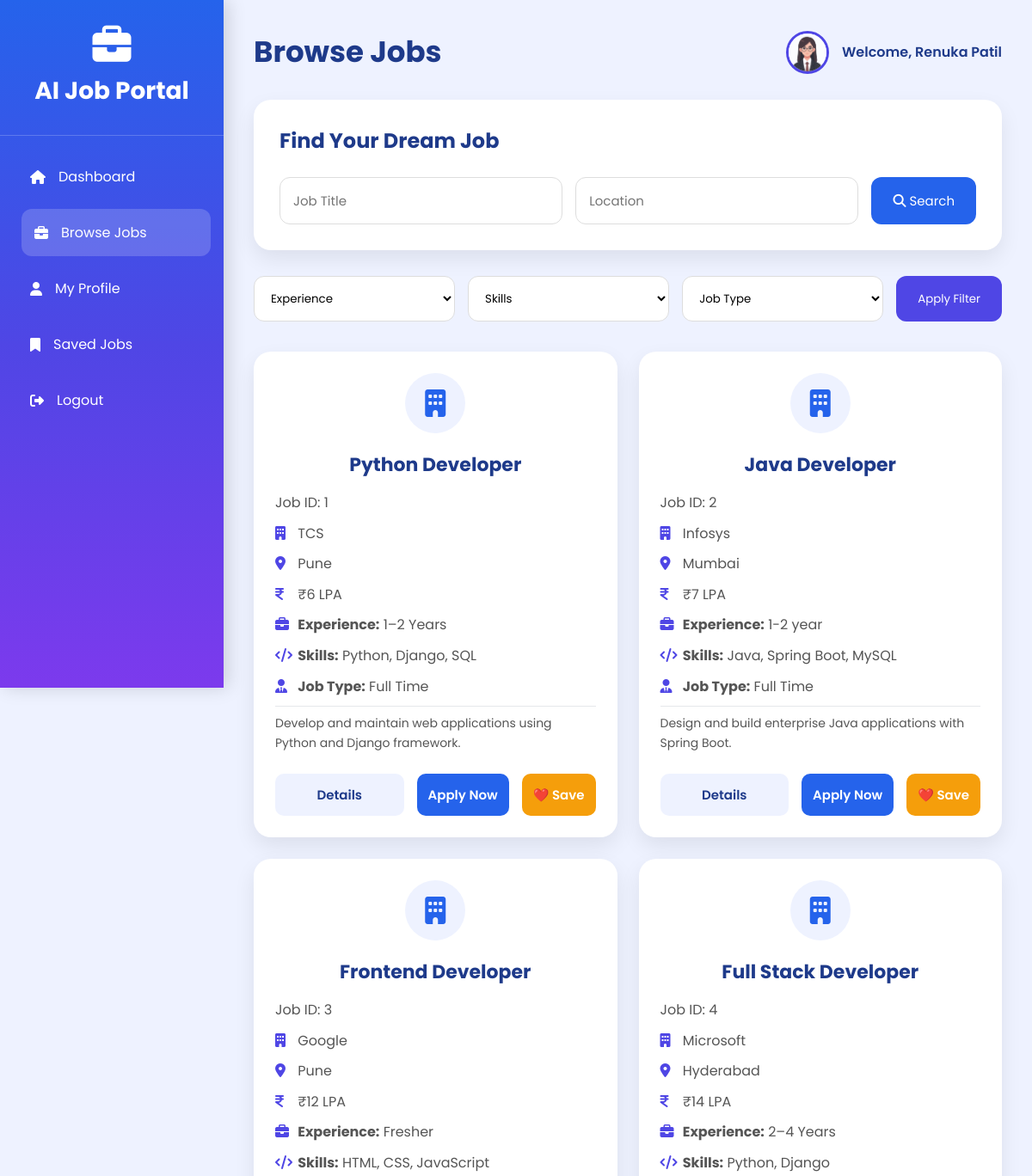
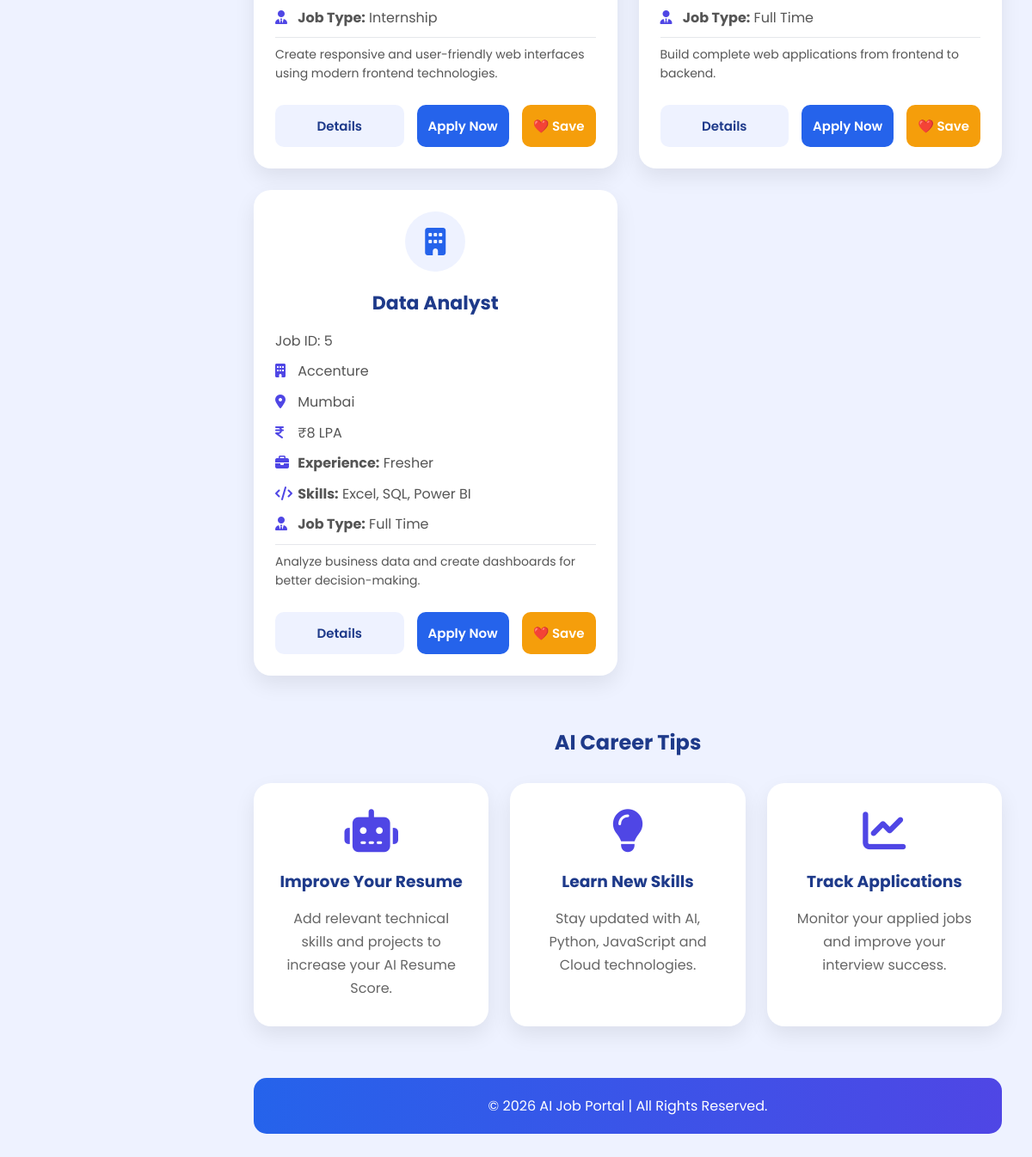
Screenshot of /jobs/ (signed in) with the database file from the repository (2 pictures, top to bottom).
### jobportal_app/models.py (models this page shows, shortened)
class Job(models.Model):
    title = models.CharField(max_length=100)
    company = models.CharField(max_length=100)
    location = models.CharField(max_length=100)
    salary = models.CharField(max_length=50)
    description = models.TextField()
    experience = models.CharField(max_length=100, blank=True, null=True)
    skills = models.CharField(max_length=200, blank=True, null=True)
    job_type = models.CharField(max_length=50, blank=True, null=True)

### jobportal_app/views.py (the view)
# urls.py: path('jobs/', views.jobs, name='jobs'),
def jobs(request):
    jobs = Job.objects.all()
    experience = request.GET.get('experience')
    skills = request.GET.get('skills')
    job_type = request.GET.get('job_type')
    if experience:
        jobs = jobs.filter(experience=experience)
    if skills:
        jobs = jobs.filter(skills__icontains=skills)
    if job_type:
        jobs = jobs.filter(job_type=job_type)
    return render(request, 'jobs.html', {
        'jobs': jobs
    })

### templates/jobs.html (shortened to what this page needs)
<!DOCTYPE html>
{% load static %}
<html lang="en">
<head>
    <link rel="stylesheet" href="{% static 'css/jobs.css' %}">
    <link rel="stylesheet"
    href="https://cdnjs.cloudflare.com/ajax/libs/font-awesome/6.7.2/css/all.min.css">
</head>
<body>
<div class="sidebar">
    <div class="logo">
        <i class="fa-solid fa-briefcase"></i>
        <h2>AI Job Portal</h2>
    </div>
    <ul>
        <li>
            <a href="{% url 'dashboard' %}">
                <i class="fa-solid fa-house"></i>
                Dashboard
            </a>
        </li>
        <li class="active">
            <a href="{% url 'jobs' %}">
                <i class="fa-solid fa-briefcase"></i>
                Browse Jobs
            </a>
        </li>
        <li>
            <a href="{% url 'profile' %}">
                <i class="fa-solid fa-user"></i>
                My Profile
            </a>
        </li>
        <li>
            <a href="#">
                <i class="fa-solid fa-bookmark"></i>
                Saved Jobs
            </a>
        </li>
        <li>
            <a href="index.html">
                <i class="fa-solid fa-right-from-bracket"></i>
                Logout
            </a>
        </li>
    </ul>
</div>
<div class="main">
    <div class="header">
        <h1>Browse Jobs</h1>
        <div class="profile">
            <img src="{% static 'images/user1.avif' %}" alt="User">
            <span>Welcome, {{ request.session.user_name }}</span>
        </div>
    </div>
    <section class="search-section">
    <h2>Find Your Dream Job</h2>
    <form class="search-box" action="{% url 'search_jobs' %}" method="GET">
        <input
        type="text"
        name="job"
        placeholder="Job Title">
        <input
        type="text"
        name="location"
        placeholder="Location">
        <button type="submit">
            <i class="fa-solid fa-magnifying-glass"></i>
            Search
        </button>
    </form>
</section>
    <form method="GET" action="{% url 'jobs' %}" class="filters">
    <select name="experience">
        <option value="">Experience</option>
    </select>
    <select name="skills">
        <option value="">Skills</option>
    </select>
    <select name="job_type">
        <option value="">Job Type</option>
    </select>
    <button type="submit" class="filter-btn">
        Apply Filter
    </button>
</form>
   <section class="jobs">
{% for job in jobs %}
<div class="job-card">
    <div class="company">
        <i class="fa-solid fa-building fa-2x"></i>
    </div>
    <h3>{{ job.title }}</h3>
    <p>Job ID: {{ job.id }}</p>
    <p>
        <i class="fa-solid fa-building"></i>
        {{ job.company }}
    </p>
    <p>
        <i class="fa-solid fa-location-dot"></i>
        {{ job.location }}
    </p>
    <p>
        <i class="fa-solid fa-indian-rupee-sign"></i>
        {{ job.salary }}
    </p>
    <p>
        <i class="fa-solid fa-briefcase"></i>
        <strong>Experience:</strong> {{ job.experience }}
    </p>
    <p>
        <i class="fa-solid fa-code"></i>
        <strong>Skills:</strong> {{ job.skills }}
    </p>
    <p>
        <i class="fa-solid fa-user-tie"></i>
        <strong>Job Type:</strong> {{ job.job_type }}
    </p>
    <p class="job-description">{{ job.description }}</p>
    <div class="buttons">
        <button class="details-btn"
            onclick="showDetails(
            '{{ job.id }}',
            '{{ job.title }}',
            '{{ job.company }}',
            '{{ job.location }}',
            '{{ job.salary }}',
            '{{ job.experience }}',
            '{{ job.skills }}',
            '{{ job.job_type }}',
            '{{ job.description }}'
            )">
            Details
        </button>
        <a href="{% url 'apply_job' job.id %}">
            <button class="apply-btn">
                Apply Now
            </button>
        </a>
        <a href="{% url 'save_job' job.id %}">
            <button class="save-btn">
                ❤️ Save
            </button>
        </a>
    </div>
</div>
{% empty %}
<h2>No Jobs Available</h2>
{% endfor %}
</section>
    <section class="tips">
        <h2>AI Career Tips</h2>
        <div class="tips-container">
            <div class="tip-card">
                <i class="fa-solid fa-robot"></i>
                <h3>Improve Your Resume</h3>
                <p>
                    Add relevant technical skills and projects
                    to increase your AI Resume Score.
                </p>
            </div>
            <div class="tip-card">
                <i class="fa-solid fa-lightbulb"></i>
                <h3>Learn New Skills</h3>
                <p>
                    Stay updated with AI, Python,
                    JavaScript and Cloud technologies.
                </p>
            </div>
            <div class="tip-card">
                <i class="fa-solid fa-chart-line"></i>
                <h3>Track Applications</h3>
                <p>
                    Monitor your applied jobs
                    and improve your interview success.
                </p>
            </div>
        </div>
    </section>
    <footer>
        <p>
            © 2026 AI Job Portal | All Rights Reserved.
        </p>
    </footer>
</div>
</body>
</html>

### static/css/jobs.css (style rules this page uses)
* { margin:0; padding:0; box-sizing:border-box; font-family:'Poppins',sans-serif; }
body { background:#eef2ff; color:#333; }
.sidebar { position:fixed; top:0; left:0; width:260px; height:100vh; background:linear-gradient(180deg,#2563eb,#4f46e5,#7c3aed); color:#fff; box-shadow:5px 0 20px rgba(0,0,0,.15); overflow-y:auto; }
.logo { text-align:center; padding:30px 20px; border-bottom:1px solid rgba(255,255,255,.2); }
.logo i { font-size:45px; margin-bottom:10px; }
.logo h2 { font-size:28px; }
.sidebar ul { list-style:none; padding:20px; }
.sidebar ul li { margin-bottom:10px; }
.sidebar ul li a { display:flex; align-items:center; gap:15px; text-decoration:none; color:#fff; padding:15px; border-radius:12px; transition:.3s; }
.sidebar ul li a:hover, .sidebar ul li.active a { background:rgba(255,255,255,.18); transform:translateX(5px); }
.main { margin-left:260px; padding:35px; }
.header { display:flex; justify-content:space-between; align-items:center; margin-bottom:30px; }
.header h1 { font-size:34px; color:#1e3a8a; }
.profile { display:flex; align-items:center; gap:15px; }
.profile img { width:50px; height:50px; border-radius:50%; object-fit:cover; border:3px solid #4f46e5; }
.profile span { font-weight:600; color:#1e3a8a; }
.search-section { background:#fff; padding:30px; border-radius:20px; margin-bottom:30px; box-shadow:0 10px 25px rgba(0,0,0,.08); }
.search-section h2 { color:#1e3a8a; margin-bottom:25px; }
.search-box { display:flex; gap:15px; flex-wrap:wrap; }
.search-box input { flex:1; min-width:220px; padding:15px; border:1px solid #ddd; border-radius:12px; outline:none; font-size:15px; transition:.3s; }
.search-box button { padding:15px 25px; border:none; border-radius:12px; background:#2563eb; color:#fff; cursor:pointer; transition:.3s; font-size:15px; }
.filters { display:flex; gap:15px; flex-wrap:wrap; margin-bottom:35px; }
.filters select { flex:1; min-width:180px; padding:15px; border:1px solid #ddd; border-radius:12px; outline:none; background:#fff; }
.filter-btn { padding:15px 25px; background:#4f46e5; color:#fff; border:none; border-radius:12px; cursor:pointer; transition:.3s; }
.jobs { display:grid; grid-template-columns:repeat(auto-fit,minmax(320px,1fr)); gap:25px; }
.job-card { background:#fff; border-radius:20px; padding:25px; box-shadow:0 10px 25px rgba(0,0,0,.08); transition:.3s; animation:fadeUp .6s ease; }
.company { display:flex; justify-content:center; align-items:center; width:70px; height:70px; margin:0 auto 20px; border-radius:50%; background:#eef2ff; }
.company i { font-size:32px; color:#2563eb; }
.job-card h3 { text-align:center; color:#1e3a8a; margin-bottom:15px; font-size:22px; }
.job-card p { margin:10px 0; color:#555; line-height:1.6; }
.job-card p i { color:#4f46e5; width:22px; }
.job-description { font-size: 14px; color: #6b7280; line-height: 1.6; margin: 12px 0; padding-top: 8px; border-top: 1px solid #e5e7eb; }
.buttons { display:flex; gap:15px; margin-top:25px; }
.details-btn, .apply-btn { flex:1; padding:13px; border:none; border-radius:10px; cursor:pointer; font-size:15px; font-weight:600; transition:.3s; }
.details-btn { background:#eef2ff; color:#1e3a8a; }
.apply-btn { background:#2563eb; color:white; }
.tips { margin-top:60px; }
.tips h2 { text-align:center; color:#1e3a8a; margin-bottom:30px; }
.tips-container { display:grid; grid-template-columns:repeat(auto-fit,minmax(250px,1fr)); gap:25px; }
.tip-card { background:white; padding:30px; border-radius:20px; text-align:center; box-shadow:0 10px 25px rgba(0,0,0,.08); transition:.3s; }
.tip-card i { font-size:50px; color:#4f46e5; margin-bottom:20px; }
.tip-card h3 { color:#1e3a8a; margin-bottom:15px; }
.tip-card p { color:#666; line-height:1.7; }
footer { margin-top:60px; background:linear-gradient(90deg,#2563eb,#4f46e5); color:white; text-align:center; padding:20px; border-radius:15px; }
.save-btn { flex:1; padding:13px; border:none; border-radius:10px; cursor:pointer; font-size:15px; font-weight:600; background:#f59e0b; color:white; transition:.3s; }

### rows the page displays
Job: title "Python Developer", id "1", company "TCS", location "Pune", salary "₹6 LPA", experience "1–2 Years", skills "Python, Django, SQL", job_type "Full Time", description "Develop and maintain web applications using Python and Django framework."
Job: title "Java Developer", id "2", company "Infosys", location "Mumbai", salary "₹7 LPA", experience "1-2 year", skills "Java, Spring Boot, MySQL", job_type "Full Time", description "Design and build enterprise Java applications with Spring Boot."
Job: title "Frontend Developer", id "3", company "Google", location "Pune", salary "₹12 LPA", experience "Fresher", skills "HTML, CSS, JavaScript", job_type "Internship", description "Create responsive and user-friendly web interfaces using modern frontend technologies."
Job: title "Full Stack Developer", id "4", company "Microsoft", location "Hyderabad", salary "₹14 LPA", experience "2–4 Years", skills "Python, Django", job_type "Full Time", description "Build complete web applications from frontend to backend."
Job: title "Data Analyst", id "5", company "Accenture", location "Mumbai", salary "₹8 LPA", experience "Fresher", skills "Excel, SQL, Power BI", job_type "Full Time", description "Analyze business data and create dashboards for better decision-making."

### other values shown
{{ request.session.user_name }} "Renuka Patil"
